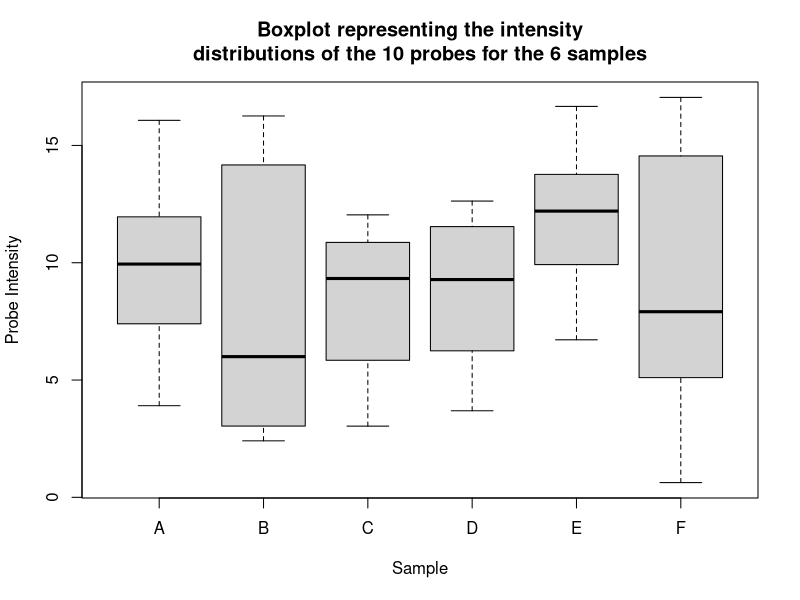

Source code (R):
## ---- chunk 1
n <- 10
m <- 6
intensities <- rnorm(n * m, mean = 10, sd = 5)
marray <- matrix(intensities, ncol = m)
marray

# sample annotation
samp_annot <- data.frame(sampleID = 1:m,
			 condition = rep(c("WT", "MUT"), each = 3))
rownames(samp_annot) <- colnames(marray) <- LETTERS[1:m]
samp_annot

# probe annotation
prob_annot <- data.frame(geneID = 1:n,
			  pathway = sample(LETTERS, n, replace = TRUE))
rownames(prob_annot) <- rownames(marray) <- paste0("probe", 1:n)
prob_annot

marray
## ---- chunk 2
maexp <- list(marray = marray,
	      samp_annot = samp_annot,
	      prob_annot = prob_annot)
rm(marray, samp_annot, prob_annot, intensities)
str(maexp)
ls()
## ---- chunk 3
maexp$samp_annot # the whole data.frame
summary(maexp$marray[, "A"]) # the A sample
(wt <- maexp$samp_annot[, "condition"] == "WT") # WT samples
maexp$marray["probe8", wt] # probe8 for WT samples
maexp[["marray"]]["probe3", !wt] # probe3 for MUT samples
## ---- chunk 4
boxplot(maexp$marray,
	main = paste0("Boxplot representing the intensity\n",
		      "distributions of the 10 probes for the",
		      " 6 samples"),
	xlab = "Sample", ylab = "Probe Intensity")
## ---- chunk 5
x <- 1:5
y <- 1:3
marray2 <- maexp$marray[x, y]
prob_annot2 <- maexp$prob_annot[x, ]
samp_annot2 <- maexp$samp_annot[y, ]
maexp2 <- list(marray = marray2,
	       samp_annot = samp_annot2,
	       prob_annot = prob_annot2)
rm(marray2, samp_annot2, prob_annot2)
str(maexp2)
## ---- chunk 6
MArray <- setClass("MArray",
		   slots = c(marray = "matrix",
			     samp_annot = "data.frame",
			     prob_annot = "data.frame"))
## ---- chunk 7
MArray() # an empty object
# MArray(marray = 1:2) # not allowed since should be matrix
MArray(marray = matrix(1:2)) # now allowed
ma <- MArray(marray = maexp$marray,
	     samp_annot = maexp$samp_annot,
	     prob_annot = maexp$prob_annot
	     )
class(ma)
ma
## ---- chunk 8
ma@samp_annot
## ---- chunk 9
show
isGeneric("show")
hasMethod("show")
